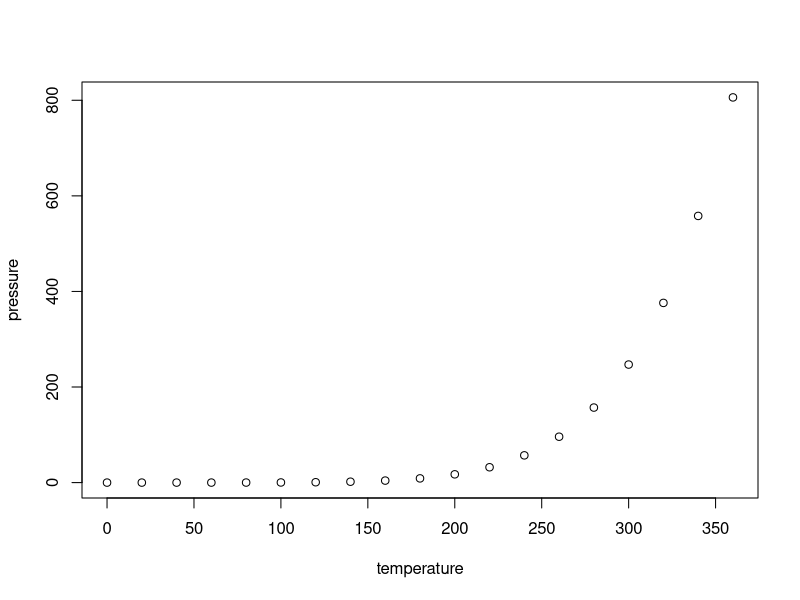
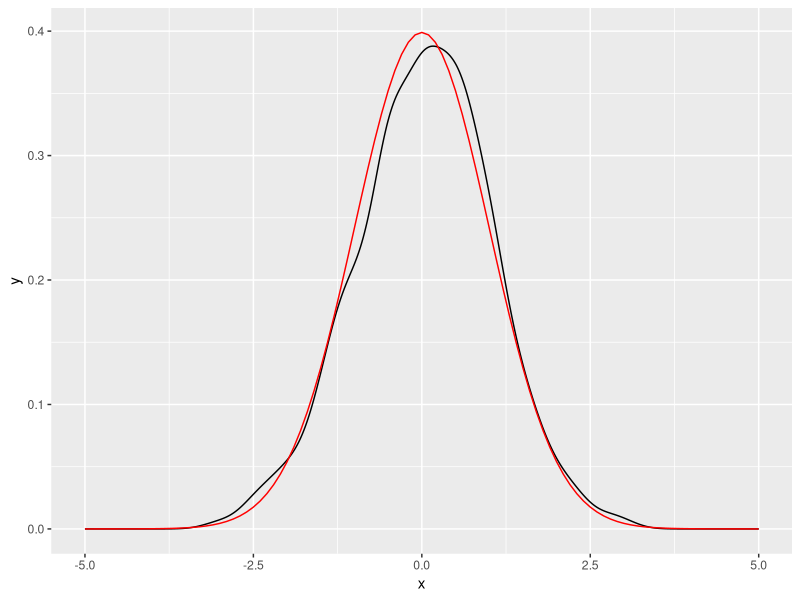

Generate these figures, in order, with R:
## ---- chunk 1
summary(cars)
## ---- chunk 2
plot(pressure)
## ---- chunk 3
library(ggplot2)
df <- data.frame(x = rnorm(1000))
x <- df$x
base <- ggplot(df, aes(x)) + geom_density()  + scale_x_continuous(limits = c(-5, 5))
base + stat_function(fun = dnorm, colour = "red")
